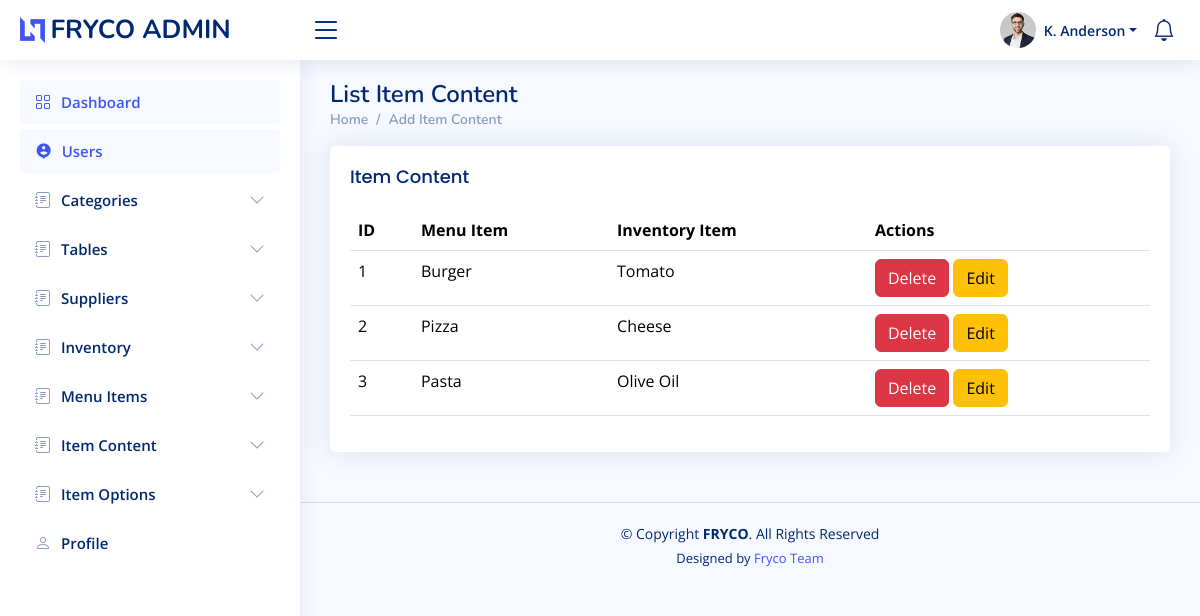
Page /views/staff/listitemcontent.php on the committed database.
### tables this page shows
CREATE TABLE `itemcontent`(
    id int PRIMARY KEY AUTO_INCREMENT ,
    item_id int,
    inventory_id int,
    FOREIGN KEY (item_id) REFERENCES menu_items(id) ON DELETE CASCADE,
    FOREIGN KEY (inventory_id) REFERENCES inventory(id) ON DELETE CASCADE
);

CREATE TABLE menu_items (
    id INT AUTO_INCREMENT PRIMARY KEY,
    name VARCHAR(255) NOT NULL,
    category_id INT NOT NULL,
    description TEXT,
    price FLOAT NOT NULL,
    image TEXT,
    available ENUM('yes', 'no') NOT NULL DEFAULT 'yes'
);

CREATE TABLE `inventory` (
    id INT PRIMARY KEY AUTO_INCREMENT,
    item_name VARCHAR(255) NOT NULL,
    quantity INT NOT NULL CHECK (quantity >= 0),
    supplier_id INT,
    last_updated TIMESTAMP DEFAULT CURRENT_TIMESTAMP ON UPDATE CURRENT_TIMESTAMP,
    FOREIGN KEY (supplier_id) REFERENCES suppliers(id) ON DELETE SET NULL
);

### controllers/ItemContentController.php (called while the page is built, shortened)
<?php
require_once '../../models/ItemContent.php';
require_once '../../config/db.php';
class ItemContentController {
    private $itemContent;
    public function __construct() {
        $database = new Database();
        $this->db = $database->connect();
        $this->itemContent = new ItemContent($this->db);
    }
    public function select() {
        return $this->itemContent->select();
    }
}
?>

### config/db.php (called while the page is built, shortened)
<?php
class Database {
    private $host = "localhost";
    private $db_name = "fryco";
    private $username = "mk";
    private $password = "221999@mk";
    public function connect() {
        $this->conn = null;
        try {
            $dsn = "mysql:host=" . $this->host . ";port=" . ";dbname=" . $this->db_name;
            $this->conn = new PDO($dsn, $this->username, $this->password);
            $this->conn->setAttribute(PDO::ATTR_ERRMODE, PDO::ERRMODE_EXCEPTION);
        } catch (PDOException $exception) {
            die("Database connection error: " . $exception->getMessage());
        }
        return $this->conn;
    }
}
?>

### models/ItemContent.php (called while the page is built, shortened)
<?php
class ItemContent {
    private $conn;
    public function __construct($db) {
        $this->conn = $db;
    }
    public function select() {
        $selectQuery = "
            SELECT itemcontent.*, menu_items.name AS item_name, inventory.item_name AS inventory_name
            FROM itemcontent
            LEFT JOIN menu_items ON itemcontent.item_id = menu_items.id
            LEFT JOIN inventory ON itemcontent.inventory_id = inventory.id
        ";
        $stmt = $this->conn->prepare($selectQuery);
        $stmt->execute();
        return $stmt->fetchAll(PDO::FETCH_ASSOC);
    }
}
?>

### views/staff/listitemcontent.php (the view, shortened to what this page needs)
<?php
require_once "shared/navbar.php";
require_once '../../controllers/ItemContentController.php';
$itemContentController = new ItemContentController();
$itemContents = $itemContentController->select();
?>
<main id="main" class="main">
<div class="pagetitle">
  <h1>List Item Content</h1>
  <nav>
    <ol class="breadcrumb">
      <li class="breadcrumb-item"><a href="dashboard.php">Home</a></li>
      <li class="breadcrumb-item active"><a href="additemcontent.php">Add Item Content</a></li>
    </ol>
  </nav>
</div>
<section class="section">
  <div class="row">
    <div class="col-lg-12">
      <div class="card">
        <div class="card-body">
          <h5 class="card-title">Item Content</h5>
          <table class="table datatable">
            <thead>
              <tr>
                <th>ID</th>
                <th>Menu Item</th>
                <th>Inventory Item</th>
                <th>Actions</th>
              </tr>
            </thead>
            <tbody>
                <?php foreach ($itemContents as $itemContent): ?>
                <tr>
                    <td><?= $itemContent['id']; ?></td>
                    <td><?= $itemContent['item_name']; ?></td>
                    <td><?= $itemContent['inventory_name']; ?></td>
                    <td>
                        <a href="?delete=<?= $itemContent['id']; ?>" class="btn btn-danger">Delete</a>
                        <a href="edititemcontent.php?edit=<?= $itemContent['id']; ?>" class="btn btn-warning">Edit</a>
                    </td>
                </tr>
                <?php endforeach; ?>
            </tbody>
          </table>
        </div>
      </div>
    </div>
  </div>
</section>
</main>
<?php
require_once "shared/footer.php";
?>

### views/staff/assets/css/style.css (style rules this page uses)
:root { scroll-behavior: smooth; }
body { font-family: "Open Sans", sans-serif; background: #f6f9ff; color: #444444; }
a { color: #4154f1; text-decoration: none; }
h1, h2, h3, h4, h5, h6 { font-family: "Nunito", sans-serif; }
#main { margin-top: 60px; padding: 20px 30px; transition: all 0.3s; }
.pagetitle { margin-bottom: 10px; }
.pagetitle h1 { font-size: 24px; margin-bottom: 0; font-weight: 600; color: #012970; }
.card { margin-bottom: 30px; border: none; border-radius: 5px; box-shadow: 0px 0 30px rgba(1, 41, 112, 0.1); }
.card-title { padding: 20px 0 15px 0; font-size: 18px; font-weight: 500; color: #012970; font-family: "Poppins", sans-serif; }
.card-body { padding: 0 20px 20px 20px; }
.breadcrumb { font-size: 14px; font-family: "Nunito", sans-serif; color: #899bbd; font-weight: 600; }
.breadcrumb a { color: #899bbd; transition: 0.3s; }
.breadcrumb .breadcrumb-item::before { color: #899bbd; }
.breadcrumb .active { color: #51678f; font-weight: 600; }
@media (min-width: 1200px) { #main, #footer { margin-left: 300px; } }

### rows in the picture
itemcontent: id "1", item.name "Burger", inventory.item_name "Tomato"
itemcontent: id "2", item.name "Pizza", inventory.item_name "Cheese"
itemcontent: id "3", item.name "Pasta", inventory.item_name "Olive Oil"
